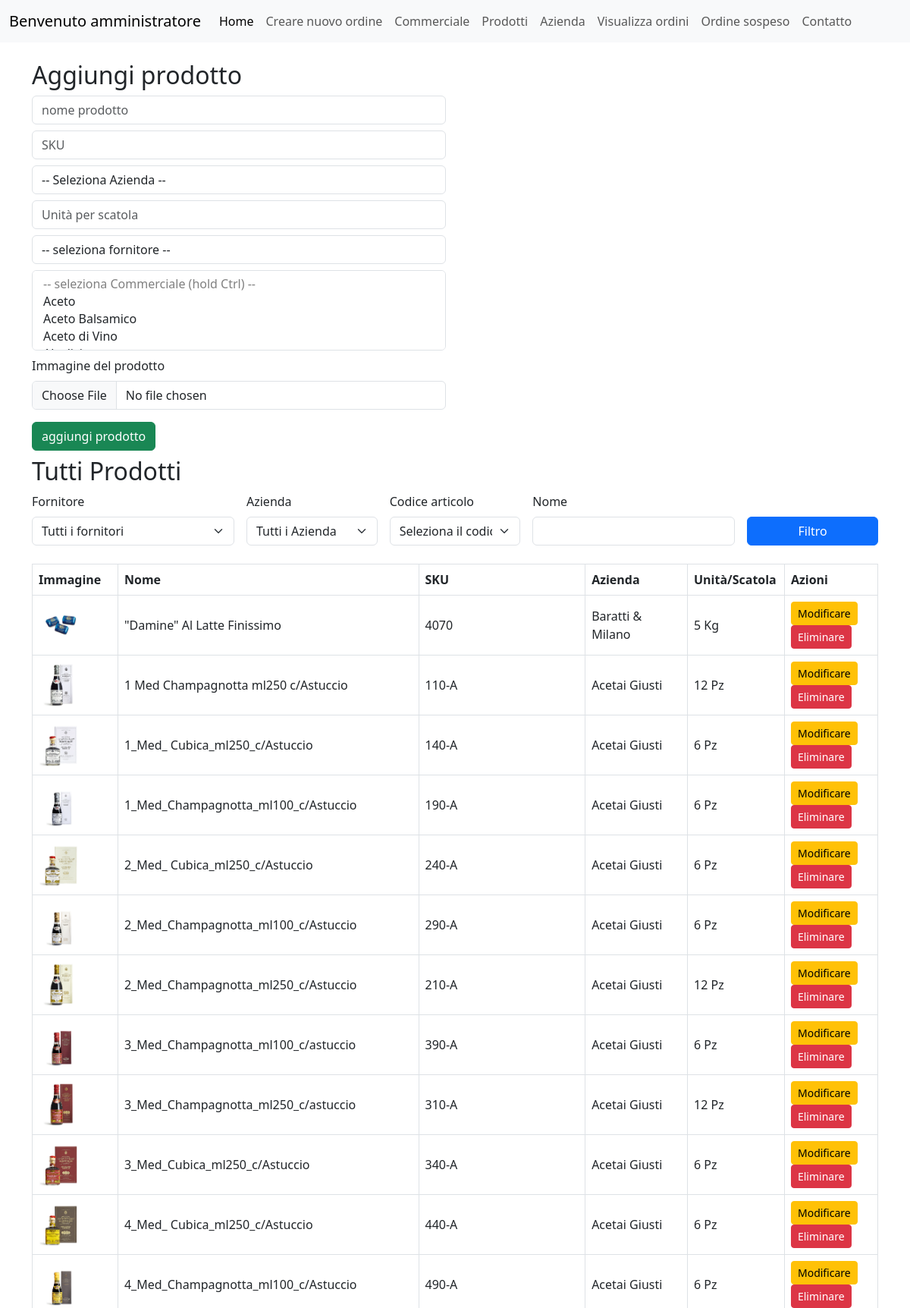
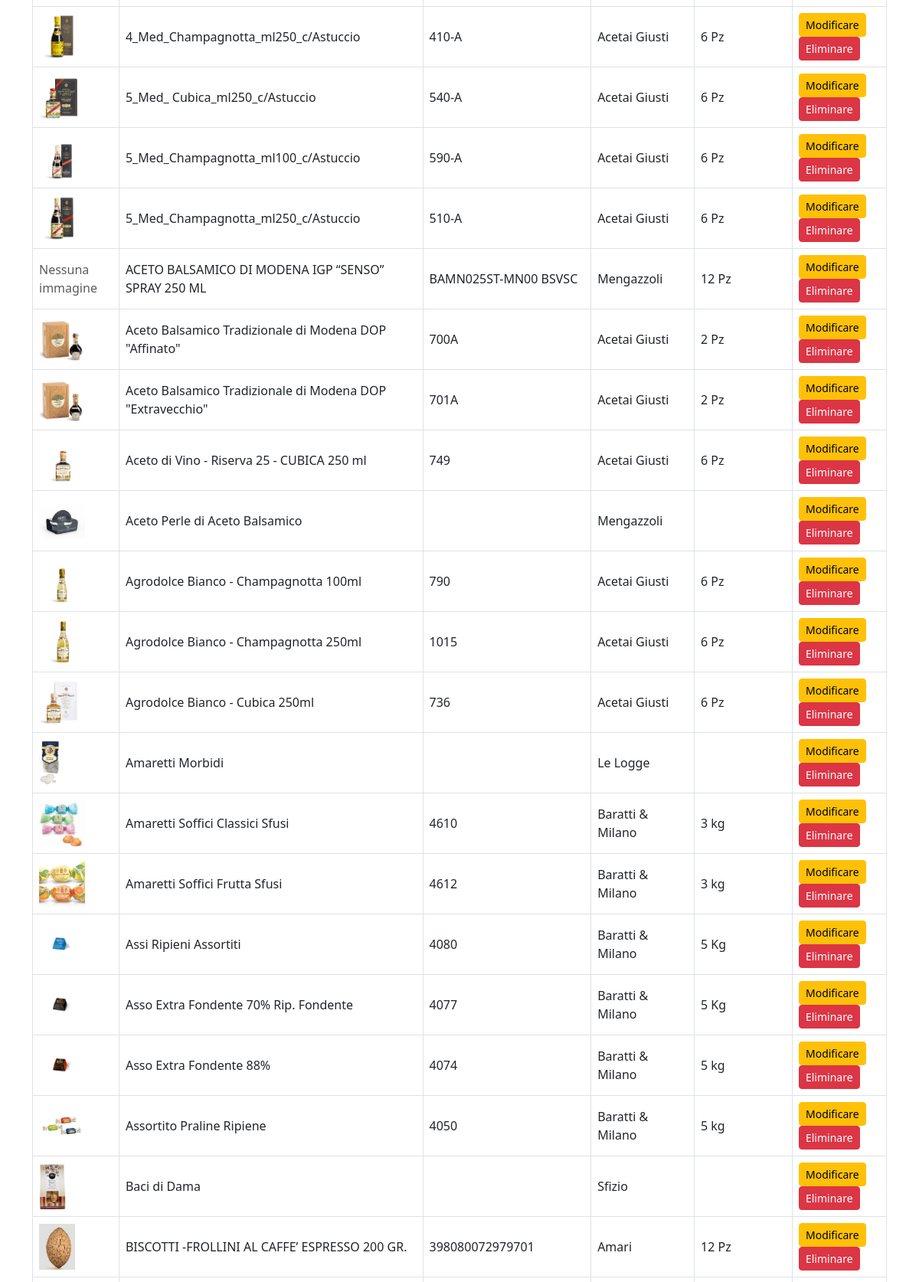
Page /product_list.php (signed in, upper part) on the committed database (2 pictures, top to bottom).
### tables this page shows
CREATE TABLE `items` (
  `id` int NOT NULL,
  `supplier_id` int NOT NULL,
  `name` varchar(100) NOT NULL,
  `sku` varchar(50) DEFAULT NULL,
  `brand` varchar(100) DEFAULT NULL,
  `units_per_box` varchar(100) NOT NULL,
  `image` varchar(255) DEFAULT NULL
);

CREATE TABLE `brands` (
  `id` int NOT NULL,
  `brand` varchar(100) NOT NULL,
  `created_at` timestamp NOT NULL DEFAULT CURRENT_TIMESTAMP,
  `address_1` varchar(255) DEFAULT NULL,
  `address_2` varchar(255) DEFAULT NULL,
  `telephone` varchar(50) DEFAULT NULL,
  `mobile` varchar(50) DEFAULT NULL,
  `agent` varchar(255) DEFAULT NULL,
  `email` varchar(255) DEFAULT NULL,
  `pec` varchar(255) DEFAULT NULL,
  `vat` varchar(255) DEFAULT NULL,
  `iban` varchar(255) DEFAULT NULL,
  `sdi` varchar(255) DEFAULT NULL,
  `payment` varchar(255) DEFAULT NULL
);

### product_list.php (the view, shortened to what this page needs)
<?php
require 'config.php';
$filterProduct = $_GET['product'] ?? '';
$params = [];
$whereSQL = '';
?>
<!DOCTYPE html>
<html lang="en">
<head>
    <link href="https://cdn.jsdelivr.net/npm/bootstrap@5.3.0/dist/css/bootstrap.min.css" rel="stylesheet">
</head>
<body>
    <nav class="navbar navbar-expand-lg bg-light">
        <div class="container-fluid">
            <a class="navbar-brand" href="home.php">Benvenuto amministratore</a>
            <div class="collapse navbar-collapse" id="navbarNav">
                <ul class="navbar-nav">
                    <li class="nav-item">
                        <a class="nav-link active" aria-current="page" href="home.php">Home</a>
                    </li>
                    <li class="nav-item">
                        <a class="nav-link" href="order.php">Creare nuovo ordine</a>
                    </li>
                    <li class="nav-item">
                        <a class="nav-link" href="commercial.php">Commerciale</a>
                    </li>
                    <li class="nav-item">
                        <a class="nav-link" href="product_list.php">Prodotti</a>
                    </li>
                    <li class="nav-item">
                        <a class="nav-link" href="brand_list.php">Azienda</a>
                    </li>
                    <li class="nav-item">
                        <a class="nav-link" href="view_orders.php">Visualizza ordini</a>
                    </li>
                    <li class="nav-item">
                        <a class="nav-link" href="suspendend_view_orders.php">Ordine sospeso</a>
                    </li>
                    <li class="nav-item">
                        <a class="nav-link" href="edit_contact.php?id=1">Contatto</a>
                    </li>
                </ul>
            </div>
        </div>
    </nav>
    <div class="container mt-4">
        <h2 class="mb-2">Aggiungi prodotto</h2>
        <form action="add_item.php" method="POST" enctype="multipart/form-data" class="mb-2">
            <div class="row">
                <div class="col-md-6">
                    <input type="text" name="name" class="form-control mb-2" placeholder="nome prodotto" required>
                    <input type="text" name="sku" class="form-control mb-2" placeholder="SKU">
                    <select name="brand" class="form-control mb-2" required>
                        <option value="">-- Seleziona Azienda --</option>
                    </select>
                    <input type="text" name="units_per_box" class="form-control mb-2" placeholder="Unità per scatola" required>
                    <select name="supplier_id" class="form-control mb-2" required>
                        <option value="">-- seleziona fornitore --</option>
                    </select>
                    <select multiple name="category_ids[]" class="form-control mb-2">
                        <option disabled>-- seleziona Commerciale (hold Ctrl) --</option>
                        <?php
                        $stmt = $pdo->query("SELECT id, name FROM categories ORDER BY name");
                        while ($row = $stmt->fetch()) {
                            echo "<option value='{$row['id']}'>{$row['name']}</option>";
                        }
                        ?>
                    </select>
                    <div class="mb-3">
                        <label for="image" class="form-label">Immagine del prodotto</label>
                        <input type="file" name="image" id="image" class="form-control" accept="image/*">
                    </div>
                    <button type="submit" class="btn btn-success">aggiungi prodotto</button>
                </div>
            </div>
        </form>
        <h2 class="mb-2">Tutti Prodotti</h2>
        <form method="GET" class="row g-3 mb-4">
            <div class="col-md-3">
                <label for="supplier_id" class="form-label">Fornitore</label>
                <select name="supplier_id" id="supplier_id" class="form-select">
                    <option value="">Tutti i fornitori</option>
                </select>
            </div>
            <div class="col-md-2">
                <label for="brand" class="form-label">Azienda</label>
                <select name="brand" id="brand" class="form-select">
                    <option value="">Tutti i Azienda</option>
                </select>
            </div>
            <div class="col-md-2">
                <label for="sku" class="form-label">Codice articolo</label>
                <select name="sku" id="sku" class="form-select">
                    <option value="">Seleziona il codice articolo</option>
                </select>
            </div>
            <div class="col-md-3">
                <label for="product" class="form-label">Nome</label>
                <input type="text" name="product" id="product" class="form-control" value="<?= htmlspecialchars($filterProduct) ?>">
            </div>
            <div class="col-md-2 d-flex align-items-end">
                <button type="submit" class="btn btn-primary w-100">Filtro</button>
            </div>
        </form>
            <table class="table table-bordered align-middle">
                <thead>
                    <tr>
                        <th>Immagine</th>
                        <th>Nome</th>
                        <th>SKU</th>
                        <th>Azienda</th>
                        <th>Unità/Scatola</th>
                        <th>Azioni</th>
                    </tr>
                </thead>
                <tbody>
                    <?php
                    $stmt = $pdo->prepare("
                        SELECT i.*,b.brand as bnm, s.name AS supplier_name
                        FROM items i
                        JOIN suppliers s ON i.supplier_id = s.id
                        LEFT JOIN brands b ON b.id = i.brand
                        $whereSQL
                        ORDER BY i.name
                    ");
                    $stmt->execute($params);
                    $items = $stmt->fetchAll();
                    if (count($items) > 0) {
                        foreach ($items as $item) {
                            $imageHtml = $item['image']
                                ? "<img src='uploads/" . htmlspecialchars($item['image']) . "' alt='Item Image' style='max-width: 60px; max-height: 60px;'>"
                                : "<span class='text-muted'>Nessuna immagine</span>";
                            echo "<tr>
                                <td>{$imageHtml}</td>
                                <td>{$item['name']}</td>
                                <td>{$item['sku']}</td>
                                <td>{$item['bnm']}</td>
                                <td>{$item['units_per_box']}</td>
                                <td>
                                    <a href='edit_item.php?id={$item['id']}' class='btn btn-sm btn-warning'>Modificare</a>
                                    <a href='delete_item.php?id={$item['id']}' class='btn btn-sm btn-danger' onclick=\"return confirm('Delete this item?');\">Eliminare</a>
                                </td>
                            </tr>";
                        }
                    } else {
                        echo '<tr><td colspan="100%" class="text=center">Nessun record trovato!</td></tr>';
                    }
                    ?>
                </tbody>
            </table>
    </div>
</body>
</html>

### rows in the picture
items: image (picture), name "\"Damine\" Al Latte Finissimo", sku "4070", brands.brand "Baratti & Milano", units_per_box "5 Kg"
items: image (picture), name "1 Med Champagnotta ml250 c/Astuccio", sku "110-A", brands.brand "Acetai Giusti", units_per_box "12 Pz"
items: image (picture), name "1_Med_ Cubica_ml250_c/Astuccio", sku "140-A", brands.brand "Acetai Giusti", units_per_box "6 Pz"
items: image (picture), name "1_Med_Champagnotta_ml100_c/Astuccio", sku "190-A", brands.brand "Acetai Giusti", units_per_box "6 Pz"
items: image (picture), name "2_Med_ Cubica_ml250_c/Astuccio", sku "240-A", brands.brand "Acetai Giusti", units_per_box "6 Pz"
items: image (picture), name "2_Med_Champagnotta_ml100_c/Astuccio", sku "290-A", brands.brand "Acetai Giusti", units_per_box "6 Pz"
items: image (picture), name "2_Med_Champagnotta_ml250_c/Astuccio", sku "210-A", brands.brand "Acetai Giusti", units_per_box "12 Pz"
items: image (picture), name "3_Med_Champagnotta_ml100_c/astuccio", sku "390-A", brands.brand "Acetai Giusti", units_per_box "6 Pz"
items: image (picture), name "3_Med_Champagnotta_ml250_c/astuccio", sku "310-A", brands.brand "Acetai Giusti", units_per_box "12 Pz"
items: image (picture), name "3_Med_Cubica_ml250_c/Astuccio", sku "340-A", brands.brand "Acetai Giusti", units_per_box "6 Pz"
items: image (picture), name "4_Med_ Cubica_ml250_c/Astuccio", sku "440-A", brands.brand "Acetai Giusti", units_per_box "6 Pz"
items: image (picture), name "4_Med_Champagnotta_ml100_c/Astuccio", sku "490-A", brands.brand "Acetai Giusti", units_per_box "6 Pz"
items: image (picture), name "4_Med_Champagnotta_ml250_c/Astuccio", sku "410-A", brands.brand "Acetai Giusti", units_per_box "6 Pz"
items: image (picture), name "5_Med_ Cubica_ml250_c/Astuccio", sku "540-A", brands.brand "Acetai Giusti", units_per_box "6 Pz"
items: image (picture), name "5_Med_Champagnotta_ml100_c/Astuccio", sku "590-A", brands.brand "Acetai Giusti", units_per_box "6 Pz"
items: image (picture), name "5_Med_Champagnotta_ml250_c/Astuccio", sku "510-A", brands.brand "Acetai Giusti", units_per_box "6 Pz"
items: shows "Nessuna immagine", name "ACETO BALSAMICO DI MODENA IGP “SENSO” SPRAY 250 ML", sku "BAMN025ST-MN00 BSVSC", brands.brand "Mengazzoli", units_per_box "12 Pz"
items: image (picture), name "Aceto Balsamico Tradizionale di Modena DOP \"Affinato\"", sku "700A", brands.brand "Acetai Giusti", units_per_box "2 Pz"
items: image (picture), name "Aceto Balsamico Tradizionale di Modena DOP \"Extravecchio\"", sku "701A", brands.brand "Acetai Giusti", units_per_box "2 Pz"
items: image (picture), name "Aceto di Vino - Riserva 25 - CUBICA 250 ml", sku "749", brands.brand "Acetai Giusti", units_per_box "6 Pz"
items: image (picture), name "Aceto Perle di Aceto Balsamico", brands.brand "Mengazzoli"
items: image (picture), name "Agrodolce Bianco - Champagnotta 100ml", sku "790", brands.brand "Acetai Giusti", units_per_box "6 Pz"
items: image (picture), name "Agrodolce Bianco - Champagnotta 250ml", sku "1015", brands.brand "Acetai Giusti", units_per_box "6 Pz"
items: image (picture), name "Agrodolce Bianco - Cubica 250ml", sku "736", brands.brand "Acetai Giusti", units_per_box "6 Pz"
items: image (picture), name "Amaretti Morbidi", brands.brand "Le Logge"
items: image (picture), name "Amaretti Soffici Classici Sfusi", sku "4610", brands.brand "Baratti & Milano", units_per_box "3 kg"
items: image (picture), name "Amaretti Soffici Frutta Sfusi", sku "4612", brands.brand "Baratti & Milano", units_per_box "3 kg"
items: image (picture), name "Assi Ripieni Assortiti", sku "4080", brands.brand "Baratti & Milano", units_per_box "5 Kg"
items: image (picture), name "Asso Extra Fondente 70% Rip. Fondente", sku "4077", brands.brand "Baratti & Milano", units_per_box "5 Kg"
items: image (picture), name "Asso Extra Fondente 88%", sku "4074", brands.brand "Baratti & Milano", units_per_box "5 kg"
items: image (picture), name "Assortito Praline Ripiene", sku "4050", brands.brand "Baratti & Milano", units_per_box "5 kg"
items: image (picture), name "Baci di Dama", brands.brand "Sfizio"
items: image (picture), name "BISCOTTI -FROLLINI AL CAFFE’ ESPRESSO 200 GR.", sku "398080072979701", brands.brand "Amari", units_per_box "12 Pz"
